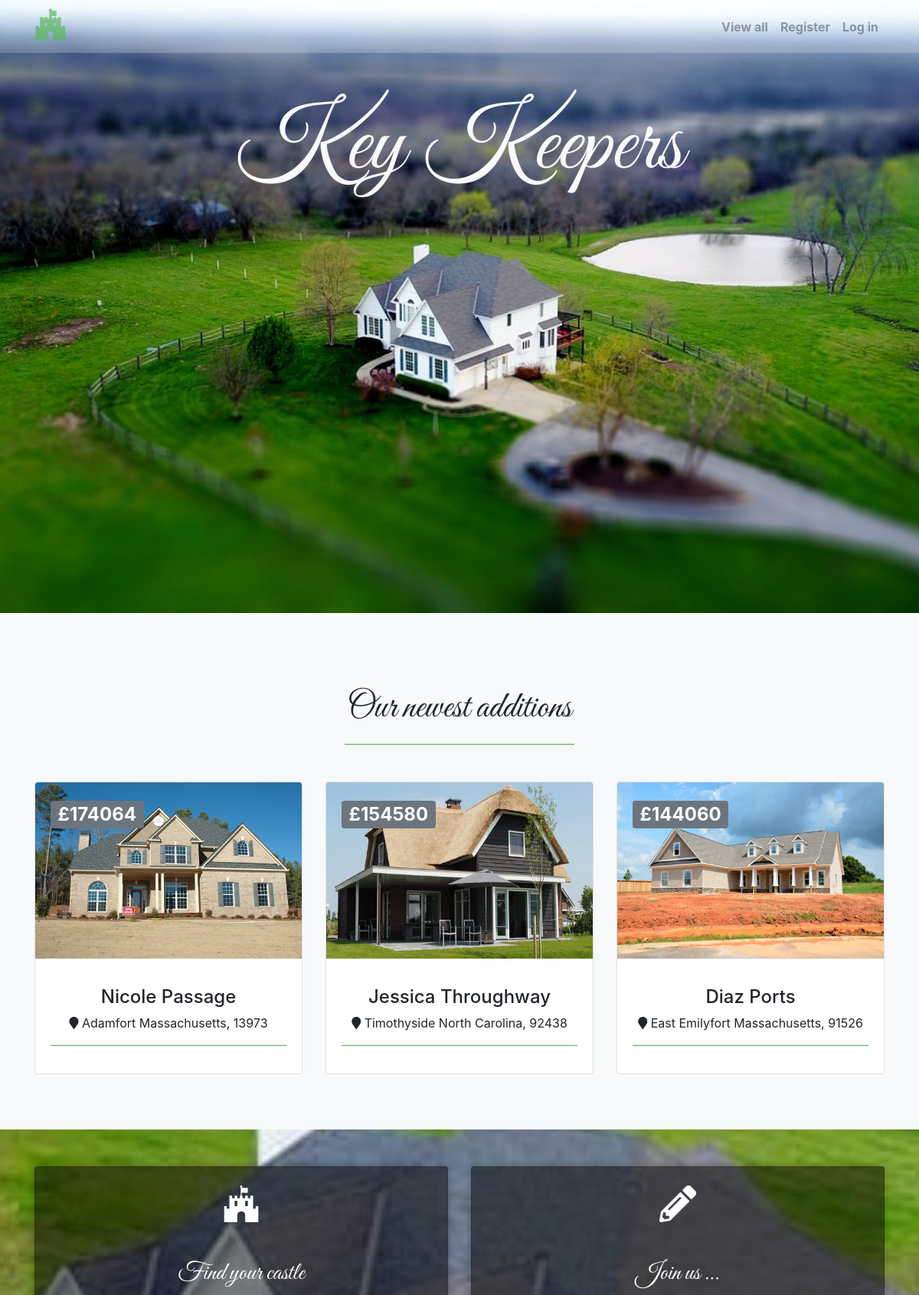
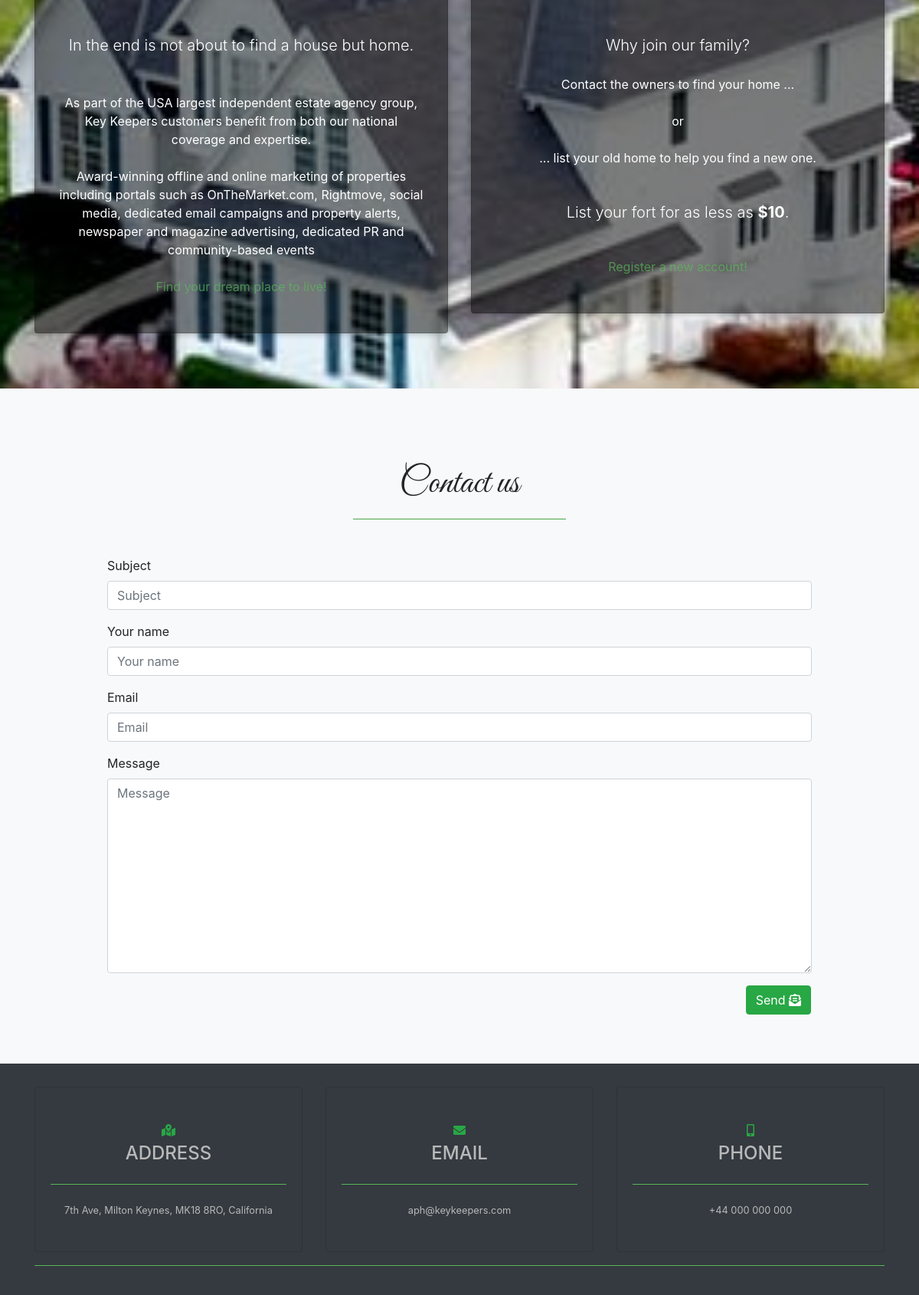
The page / (upper part) on the database its author committed (2 pictures, top to bottom).
### listings/models.py (models this page shows, shortened)
class Listing(models.Model):
    title = models.CharField(max_length=200)
    address = models.CharField(max_length=200)
    city = models.CharField(max_length=100)
    state = models.CharField(max_length=100)
    zipcode = models.CharField(max_length=20)
    description = models.TextField(blank=True, null=True)
    price = models.IntegerField()
    bedrooms = models.IntegerField()
    bathrooms = models.IntegerField()
    garage = models.IntegerField(default=0)
    square_feet = models.IntegerField()
    main_img = models.ImageField(upload_to="main/%Y/%m/%d/")
    img_1 = models.ImageField(upload_to="others/%Y/%m/%d/", blank=True)
    img_2 = models.ImageField(upload_to="others/%Y/%m/%d/", blank=True)
    img_3 = models.ImageField(upload_to="others/%Y/%m/%d/", blank=True)
    img_4 = models.ImageField(upload_to="others/%Y/%m/%d/", blank=True)
    img_5 = models.ImageField(upload_to="others/%Y/%m/%d/", blank=True)
    is_published = models.BooleanField(default=False)
    paid_fee = models.BooleanField(default=False)
    list_date = models.DateTimeField(default=datetime.now, blank=True)
    seller = models.ForeignKey(User, on_delete=models.CASCADE)

### pages/views.py (the view)
# urls.py: path('', pages.index, name="index")
def index(request):
    contact_form = ContactForm()
    listings = Listing.objects.exclude(
        is_published=False).order_by("-list_date")[:3]
    args = {
        "listings": listings,
        "form": contact_form,
    }
    return render(request, "index.html", args)

### enquiries/forms.py
class ContactForm(forms.ModelForm):
	subject = forms.CharField(max_length=50)
	your_name = forms.CharField(max_length=50)
	email = forms.EmailField(max_length=100)
	message = forms.CharField(min_length=15, widget=forms.Textarea)
	class Meta:
		model = ContactMessage
		fields = ['subject', 'your_name', 'email', 'message']

### pages/templates/index.html (shortened to what this page needs)
{% extends "base.html" %}
{% load bootstrap4 %}
{% load static %}
{% block css %}
<link rel="stylesheet" href="{% static 'css/custom/index.css' %}">
{% endblock css %}
{% block main_content %}
	<section id="listings" class="py-5">
		<h2 class="vibes-cursive text-center pt-5 pb-2">Our newest additions</h2>
		<hr class="section-hr my-2">
		<div class="container mt-5">
			<div class="row">
				{% if listings %}
				{% for house in listings %}
				<div class="col-md-6 col-lg-4 mb-4">
					<div class="card">
						<img class="card-img-top" src="{{ house.main_img.url }}" alt="{{ house.title }}" />
						<div class="card-img-overlay">
							<h2>
								<span class="badge badge-secondary text-white">£{{ house.price }}</span>
							</h2>
						</div>
						<div class="card-body">
							<div class="text-center">
								<h4 class="pt-3">{{ house.title }}</h4>
								<p>									<i class="fas fa-map-marker"></i> {{ house.city }}
									{{ house.state }}, {{ house.zipcode }}
								</p>
							</div>
							<hr />
						</div>
					</div>
				</div>
				{% endfor %} {% else %}
				<div class="col-md-12">
					<p>No Listings Available</p>
				</div>
				{% endif %}
			</div>
		</div>
	</section>
	<section id="more-info" class="py-5">
		<div class="container">
			<div class="row">
				<div class="col-md-6 mb-4">
					<div class="card">
						<div class="card-header pt-4 text-center">
							<div class="row justify-content-center">
								<i class="fab fa-fort-awesome fa-3x"></i>
							</div>
							<h2 class="pt-5">Find your castle</h2>
						</div>
						<div class="card-body">
							<div class="row py-2">
								<div class="col-12 px-4 text-center">
									<p class="lead py-1">
										In the end is not about to find a house but home.
									</p>
									<p class="py-1">
									</p>
									<p class="py-1">
										As part of the USA largest independent estate agency group, Key Keepers customers benefit from both our national coverage and expertise.
									</p>
									<P class="py-1">
										Award-winning offline and online marketing of properties including portals such as OnTheMarket.com, Rightmove, social media, dedicated email campaigns and property alerts, newspaper and magazine advertising, dedicated PR and community-based events
									</P>
									<p class="py-1">
										<a href="{% url 'houses' %}">Find your dream place to live!</a>
									</p>
								</div>
							</div>
						</div>
					</div>
				</div>
				<div class="col-md-6 mb-4">
					<div class="card">
						<div class="card-header pt-4 text-center">
							<div class="row justify-content-center">
								<i class="fas fa-pencil-alt fa-3x"></i>
							</div>
							<h2 class="pt-5">Join us ...</h2>
						</div>
						<div class="card-body">
							<div class="row py-2">
								<div class="col-12 px-4 text-center">
									<p class="lead py-1">
										Why join our family?
									</p>
									<p class="py-1">
										Contact the owners to find your home ...
									</p>
									<p class="py-1">
										or
									</p>
									<p class="py-1">
										... list your old home to help you find a new one.
									</p>
									<p class="lead py-4">
										List your fort for as less as <span class="font-weight-bold">$10</span>.
									</p>
									<p class="py-1">
										<a href="{% url 'register' %}">Register a new account!</a>
									</p>
								</div>
							</div>
						</div>
					</div>
				</div>
			</div>
		</div>
	</section>
	<section id="contact-us" class="container py-5">
		<h2 class="vibes-cursive text-center pt-5 pb-2">Contact us</h2>
		<hr class="section-hr my-2">
		<div class="row mt-5 justify-content-center">
			<div class=" col-md-10">
				<form method="POST" action="{% url 'send_contact_message' %}">
					{% bootstrap_form form layout='horizontal' %}
					<div class="form-group row justify-content-end">
						{% buttons %}
						<button type="submit" class="btn btn-success mr-3">Send
							<i class="fas fa-envelope-open-text"></i>
						</button>
						{% endbuttons %}
					</div>
				</form>
			</div>
		</div>
	</section>
{% endblock main_content %}

### aph/static/css/custom/styles.css (style rules this page uses)
.section-hr { max-width: 25%; }
.vibes-cursive { font-family: "Great Vibes", cursive; }
a, a:hover { opacity: 0.7; color: #5cb85c; text-decoration: none; }
hr { border-bottom: 1px solid #5cb85c; }

### pages/static/css/custom/index.css (style rules this page uses)
section>h2, .container>h2, .container-fluid>h2 { font-size: 3rem; }
#listings .card-img-top { height: 230px; }
.card-img-overlay { max-height: max-content; }
#listings { min-width: 100%; }
#listings .card { position: relative; overflow: hidden; }
#listings .card img { transition: all 0.5s ease; }
#more-info { background: url("/media//img/index-bg.jpeg") no-repeat center; background-attachment: fixed; -webkit-background-size: cover; -moz-background-size: cover; -o-background-size: cover; background-size: cover; }
#more-info .card { overflow: hidden; min-height: 420px; background-color: rgba(0, 0, 0, 0.5); color: #ffffff; box-shadow: 0 0 10px rgba(0, 0, 0, 0.3); transition: all 0.7s ease; }
#more-info .card-header { border: 0; background-color: transparent; }
#more-info .card h2 { font-family: "Great Vibes", cursive; }
#more-info .card i { color: #ffffff; }

### rows shown on the page
Listing: main_img (picture), price "174064", title "Nicole Passage", city "Adamfort", state "Massachusetts", zipcode "13973"
Listing: main_img (picture), price "154580", title "Jessica Throughway", city "Timothyside", state "North Carolina", zipcode "92438"
Listing: main_img (picture), price "144060", title "Diaz Ports", city "East Emilyfort", state "Massachusetts", zipcode "91526"
